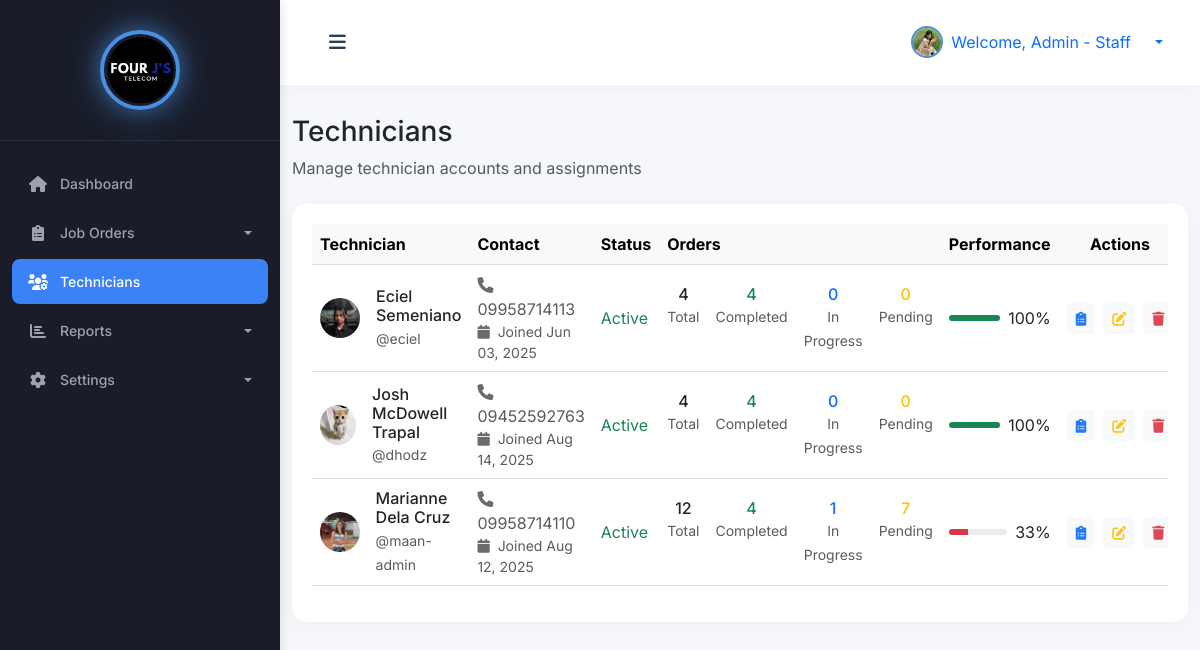
The page /admin/technicians.php (signed in) on the database its author committed.
### tables this page shows
CREATE TABLE `technicians` (
  `id` int(11) NOT NULL,
  `username` varchar(50) NOT NULL,
  `password` varchar(255) NOT NULL,
  `name` varchar(100) NOT NULL,
  `email` varchar(100) DEFAULT NULL,
  `phone` varchar(20) NOT NULL,
  `profile_picture` varchar(255) DEFAULT NULL,
  `created_at` timestamp NOT NULL DEFAULT current_timestamp(),
  `updated_at` timestamp NOT NULL DEFAULT current_timestamp() ON UPDATE current_timestamp()
);

### admin/technicians.php (the view, shortened to what this page needs)
<?php
try {
    $pdo = new PDO("mysql:host=" . DB_HOST . ";dbname=" . DB_NAME, DB_USER, DB_PASS);
    $pdo->setAttribute(PDO::ATTR_ERRMODE, PDO::ERRMODE_EXCEPTION);
    $stmt = $pdo->prepare("SELECT name, profile_picture FROM admins WHERE id = ?");
    $stmt->execute([$_SESSION['user_id']]);
    $admin = $stmt->fetch(PDO::FETCH_ASSOC);
    $stmt = $pdo->query("
        SELECT
            t.*,
            COUNT(DISTINCT jo.id) as total_orders,
            SUM(CASE WHEN jo.status = 'completed' THEN 1 ELSE 0 END) as completed_orders,
            SUM(CASE WHEN jo.status = 'in_progress' THEN 1 ELSE 0 END) as in_progress_orders,
            SUM(CASE WHEN jo.status = 'pending' THEN 1 ELSE 0 END) as pending_orders
        FROM technicians t
        LEFT JOIN job_orders jo ON t.id = jo.assigned_technician_id
        GROUP BY t.id
        ORDER BY t.name ASC
    ");
    $technicians = $stmt->fetchAll(PDO::FETCH_ASSOC);
} catch (PDOException $e) {
    die("Database error: " . $e->getMessage());
}
require_once 'includes/header.php';
?>
<body></body>
 <div class="wrapper">
        <?php
        require_once 'includes/sidebar.php';
        ?>
        <div id="content">
            <nav class="navbar navbar-expand-lg navbar-light bg-white">
                <div class="container-fluid">
                    <button type="button" id="sidebarCollapse" class="btn">
                        <i class="fas fa-bars"></i>
                    </button>
                    <div class="ms-auto d-flex align-items-center">
                        <div class="dropdown">
                            <a class="d-flex align-items-center text-decoration-none dropdown-toggle" href="#" id="userDropdown" role="button" data-bs-toggle="dropdown">
                                <img src="<?= !empty($admin['profile_picture']) ? '../' . htmlspecialchars($admin['profile_picture']) : 'https://ui-avatars.com/api/?name=' . urlencode($admin['name'] ?: 'Admin') . '&background=1a237e&color=fff' ?>"
                                     alt="Admin"
                                     class="rounded-circle me-2"
                                     width="32"
                                     height="32"
                                     style="object-fit: cover; border: 2px solid #4A90E2;">
                                <span class="me-3">Welcome, <?= htmlspecialchars($admin['name'] ?: 'Admin') ?></span>
                            </a>
                        </div>
                    </div>
                </div>
            </nav>
<div class="container mt-4">
    <h3>Technicians</h3>
    <div class="mb-4">
        <p class="text-muted mb-0">Manage technician accounts and assignments</p>
    </div>
                <div class="card">
                    <div class="card-body">
                        <div class="table-responsive">
                            <table class="table table-hover align-middle">
                                <thead class="table-light">
                                    <tr>
                                        <th>Technician</th>
                                        <th>Contact</th>
                                        <th>Status</th>
                                        <th>Orders</th>
                                        <th>Performance</th>
                                        <th class="text-center">Actions</th>
                                    </tr>
                                </thead>
                                <tbody>
                                    <?php foreach ($technicians as $tech): ?>
                                    <tr>
                                        <td>
                                            <div class="d-flex align-items-center">
                                                <img src="<?= !empty($tech['profile_picture']) ? '../' . htmlspecialchars($tech['profile_picture']) : 'https://ui-avatars.com/api/?name=' . urlencode($tech['name']) . '&background=1a237e&color=fff' ?>"
                                                     alt="<?= htmlspecialchars($tech['name']) ?>"
                                                     class="rounded-circle me-3"
                                                     style="width: 40px; height: 40px; object-fit: cover;">
                                                <div>
                                                    <h6 class="mb-0"><?= htmlspecialchars($tech['name']) ?></h6>
                                                    <small class="text-muted">@<?= htmlspecialchars($tech['username']) ?></small>
                                                </div>
                                            </div>
                                        </td>
                                        <td>
                                            <div class="d-flex flex-column">
                                                <span class="text-muted">
                                                    <i class="fas fa-phone me-2"></i><?= htmlspecialchars($tech['phone']) ?>
                                                </span>
                                                <small class="text-muted">
                                                    <i class="fas fa-calendar me-2"></i>Joined <?= date('M d, Y', strtotime($tech['created_at'])) ?>
                                                </small>
                                            </div>
                                        </td>
                                        <td>
                                            <span class="text-success">Active</span>
                                        </td>
                                        <td>
                                            <div class="d-flex gap-3">
                                                <div class="text-center">
                                                    <h6 class="mb-0"><?= $tech['total_orders'] ?></h6>
                                                    <small class="text-muted">Total</small>
                                                </div>
                                                <div class="text-center">
                                                    <h6 class="mb-0 text-success"><?= $tech['completed_orders'] ?></h6>
                                                    <small class="text-muted">Completed</small>
                                                </div>
                                                <div class="text-center">
                                                    <h6 class="mb-0 text-primary"><?= $tech['in_progress_orders'] ?></h6>
                                                    <small class="text-muted">In Progress</small>
                                                </div>
                                                <div class="text-center">
                                                    <h6 class="mb-0 text-warning"><?= $tech['pending_orders'] ?></h6>
                                                    <small class="text-muted">Pending</small>
                                                </div>
                                            </div>
                                        </td>
                                        <td>
                                            <?php
                                            $completion_rate = $tech['total_orders'] > 0
                                                ? round(($tech['completed_orders'] / $tech['total_orders']) * 100)
                                                : 0;
                                            $progress_color = $completion_rate >= 70 ? 'bg-success' : ($completion_rate >= 40 ? 'bg-warning' : 'bg-danger');
                                            ?>
                                            <div class="d-flex align-items-center">
                                                <div class="progress flex-grow-1" style="height: 6px;">
                                                    <div class="progress-bar <?= $progress_color ?>" role="progressbar"
                                                         style="width: <?= $completion_rate ?>%"></div>
                                                </div>
                                                <span class="ms-2"><?= $completion_rate ?>%</span>
                                            </div>
                                        </td>
                                        <td>
                                            <div class="d-flex justify-content-center gap-2">
                                                <a href="technician-orders.php?id=<?= $tech['id'] ?>"
                                                   class="btn btn-sm btn-light"
                                                   data-bs-toggle="tooltip"
                                                   title="View Orders">
                                                    <i class="fas fa-clipboard-list text-primary"></i>
                                                </a>
                                                <button type="button"
                                                        class="btn btn-sm btn-light edit-technician-btn"
                                                        data-bs-toggle="modal"
                                                        data-bs-target="#editTechnicianModal"
                                                        data-id="<?= $tech['id'] ?>"
                                                        data-name="<?= htmlspecialchars($tech['name']) ?>"
                                                        data-username="<?= htmlspecialchars($tech['username']) ?>"
                                                        data-phone="<?= htmlspecialchars($tech['phone']) ?>"
                                                        title="Edit Technician">
                                                    <i class="fas fa-edit text-warning"></i>
                                                </button>
                                                <button type="button"
                                                        class="btn btn-sm btn-light delete-technician-btn"
                                                        data-bs-toggle="modal"
                                                        data-bs-target="#deleteTechnicianModal"
                                                        data-id="<?= $tech['id'] ?>"
                                                        data-name="<?= htmlspecialchars($tech['name']) ?>"
                                                        title="Delete Technician">
                                                    <i class="fas fa-trash text-danger"></i>
                                                </button>
                                            </div>
                                        </td>
                                    </tr>
                                    <?php endforeach; ?>
                                </tbody>
                            </table>
                        </div>
                    </div>
                </div>
</div>
        </div>
    </div>
</body>
</html>

### css/style.css (style rules this page uses)
:root { --primary-blue: #4A90E2; --secondary-blue: #5C9CE6; --light-blue: #E8F1FC; --hover-blue: #357ABD; --text-blue: #2C3E50; --success: #2ECC71; --warning: #F1C40F; --danger: #E74C3C; --info: #3498DB; --pastel-purple: #B39DDB; --pastel-pink: #F8BBD0; --pastel-green: #A5D6A7; --pastel-orange: #FFCC80; --card-1: #4A90E2; --card-2: #2ECC71; --card-3: #F1C40F; --card-4: #E74C3C; --sidebar-bg: #2C3E50; --sidebar-header: #1A252F; --sidebar-hover: #34495E; --sidebar-active: #3498DB; }
body { font-family: 'Inter', -apple-system, BlinkMacSystemFont, 'Segoe UI', Roboto, sans-serif; background: #F5F7FA; }
.dropdown-toggle::after { margin-left: 8px; }
.wrapper { display: flex; width: 100%; align-items: stretch; }
#content { margin-left: 280px; min-height: 100vh; transition: all 0.3s ease; background: #F5F7FA; padding: 0; width: calc(100% - 280px); }
@media (min-width: 769px) { #content { margin-left: 280px; width: calc(100% - 280px); } }
@media (min-width: 769px) { #sidebarCollapse { display: block !important; } }
.card { border-radius: 15px; box-shadow: 0 4px 20px rgba(0, 0, 0, 0.03); margin-bottom: 25px; border: none; transition: transform 0.3s ease, box-shadow 0.3s ease; }
.card-body { padding: 1.75rem; }
.card i { opacity: 0.9; transition: transform 0.3s ease; }
.navbar { padding: 20px 25px; background: #fff; border: none; border-radius: 0; margin-bottom: 30px; box-shadow: 0 2px 15px rgba(0, 0, 0, 0.03); }
#sidebarCollapse { background: transparent; border: none; color: var(--text-blue); font-size: 1.2rem; padding: 8px 12px; border-radius: 8px; transition: all 0.3s; }

### admin/includes/header.php (style rules this page uses)
.card { height: 100%; margin-bottom: 1rem; }
.card-body { padding: 1.25rem; }
#userDropdown { transition: all 0.2s ease; }
#userDropdown img { border: 2px solid #4A90E2; transition: all 0.2s ease; }

### rows shown on the page
technicians: profile_picture (picture), name "Eciel Semeniano", username "eciel", phone "09958714113", created_at "Jun 03, 2025", total_orders "4", completed_orders "4", in_progress_orders "0", pending_orders "0", completion_rate "100"
technicians: profile_picture (picture), name "Josh McDowell Trapal", username "dhodz", phone "09452592763", created_at "Aug 14, 2025", total_orders "4", completed_orders "4", in_progress_orders "0", pending_orders "0", completion_rate "100"
technicians: profile_picture (picture), name "Marianne Dela Cruz", username "maan-admin", phone "09958714110", created_at "Aug 12, 2025", total_orders "12", completed_orders "4", in_progress_orders "1", pending_orders "7", completion_rate "33"

### other values the page prints
$admin['name'] ?: 'Admin' "Admin - Staff"
